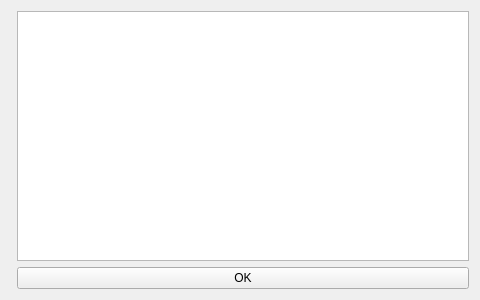
<?xml version="1.0" encoding="UTF-8"?>
<ui version="4.0">
 <class>editWindow</class>
 <widget class="QWidget" name="editWindow">
  <property name="geometry">
   <rect>
    <x>0</x>
    <y>0</y>
    <width>480</width>
    <height>300</height>
   </rect>
  </property>
  <property name="windowTitle">
   <string>Comment</string>
  </property>
  <layout class="QFormLayout" name="formLayout">
   <item row="0" column="1">
    <widget class="QPlainTextEdit" name="commentEdit">
     <property name="font">
      <font>
       <family>华文细黑</family>
       <pointsize>14</pointsize>
      </font>
     </property>
    </widget>
   </item>
   <item row="1" column="1">
    <widget class="QPushButton" name="edit_ok_button">
     <property name="text">
      <string>OK</string>
     </property>
    </widget>
   </item>
  </layout>
 </widget>
 <resources/>
 <connections/>
</ui>
